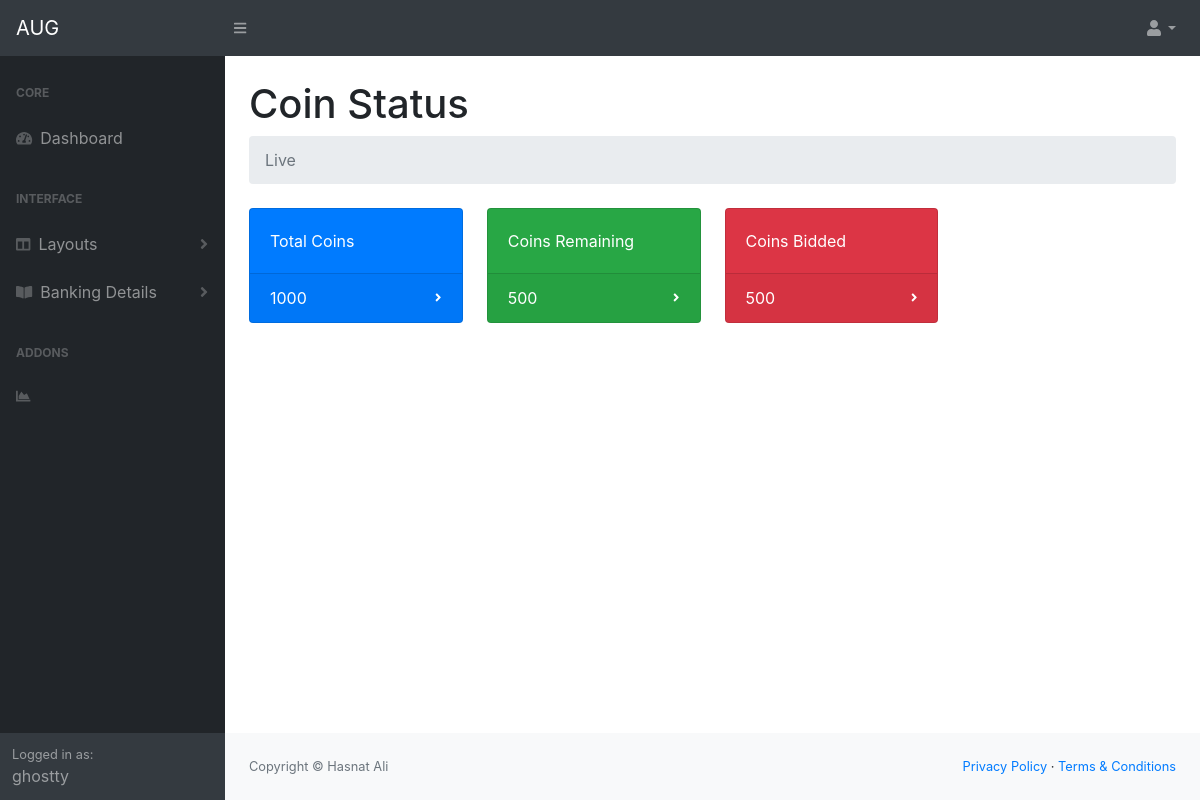
Page /CoinStatus/ (signed in) on the committed database.
### dashboard/models.py (models this page shows, shortened)
class Coins(models.Model):
    customer = models.ForeignKey(Customer, null=True, on_delete= models.SET_NULL)
    total = models.IntegerField(default=0)
    bided = models.IntegerField(default=0)
    remaining = models.IntegerField(default=0)
    date_created = models.DateTimeField(auto_now_add=True, null=True)

### dashboard/views.py (the view)
# urls.py: path('CoinStatus/', views.coinstatus, name="coin_status"),
def coinstatus(request):
    customer = request.user.customer
    coins = customer.coins_set.all()
    bids = customer.bids_set.all()
    totalbids = bids.count()
    context = {
        'customer': customer,
        'coins':  coins,
        'bids': bids,
    }
    return render(request, 'dashboard/dist/CoinStatus.html', context)

### dashboard/templates/dashboard/dist/CoinStatus.html (shortened to what this page needs)
<!DOCTYPE html>
{% load static %}
<html lang="en">
    <head>
        <link href="{%static 'css/styles.css' %}" rel="stylesheet" />
        <link href="https://cdn.datatables.net/1.10.20/css/dataTables.bootstrap4.min.css" rel="stylesheet" />
    </head>
    <body class="sb-nav-fixed">
        <nav class="sb-topnav navbar navbar-expand navbar-dark bg-dark">
            <a class="navbar-brand" href="index.html">AUG</a>
            <button class="btn btn-link btn-sm order-1 order-lg-0" id="sidebarToggle" href="#"><i class="fas fa-bars"></i></button>
            <ul class="navbar-nav ml-auto ml-md-0">
                <li class="nav-item dropdown">
                    <a class="nav-link dropdown-toggle" id="userDropdown" href="#" role="button" data-toggle="dropdown" aria-haspopup="true" aria-expanded="false"><i class="fas fa-user fa-fw"></i></a>
                </li>
            </ul>
        </nav>
        <div id="layoutSidenav">
            <div id="layoutSidenav_nav">
                <nav class="sb-sidenav accordion sb-sidenav-dark" id="sidenavAccordion">
                    <div class="sb-sidenav-menu">
                        <div class="nav">
                            <div class="sb-sidenav-menu-heading">Core</div>
                            <a class="nav-link" href="{% url 'dashboard' %}">
                                <div class="sb-nav-link-icon"><i class="fas fa-tachometer-alt"></i></div>
                                Dashboard
                            </a>
                            <div class="sb-sidenav-menu-heading">Interface</div>
                            <a class="nav-link collapsed" href="#" data-toggle="collapse" data-target="#collapseLayouts" aria-expanded="false" aria-controls="collapseLayouts">
                                <div class="sb-nav-link-icon"><i class="fas fa-columns"></i></div>
                                Layouts
                                <div class="sb-sidenav-collapse-arrow"><i class="fas fa-angle-down"></i></div>
                            </a>
                            <a class="nav-link collapsed" href="#" data-toggle="collapse" data-target="#collapsePages" aria-expanded="false" aria-controls="collapsePages">
                                <div class="sb-nav-link-icon"><i class="fas fa-book-open"></i></div>
                               Banking Details
                                <div class="sb-sidenav-collapse-arrow"><i class="fas fa-angle-down"></i></div>
                            </a>
                            <div class="sb-sidenav-menu-heading">Addons</div>
                            <a class="nav-link" href="{% url 'logout' %}">
                                <div class="sb-nav-link-icon"><i class="fas fa-chart-area"></i></div>
                            </a>
                        </div>
                    </div>
                    <div class="sb-sidenav-footer">
                        <div class="small">Logged in as:</div>
                        {{request.user}}
                    </div>
                </nav>
            </div>
            <div id="layoutSidenav_content">
                <main>
                    <div class="container-fluid">
                        <h1 class="mt-4">Coin Status</h1>
                        <ol class="breadcrumb mb-4">
                            <li class="breadcrumb-item active">Live</li>
                        </ol>
                        <div class="row">
                            {% for coin in coins %}
                                <div class="col-xl-3 col-md-6">
                                    <div class="card bg-primary text-white mb-4">
                                        <div class="card-body">Total Coins</div>
                                        <div class="card-footer d-flex align-items-center justify-content-between">
                                        {{coin.total}}
                                            <div class="small text-white"><i class="fas fa-angle-right"></i></div>
                                        </div>
                                    </div>
                                </div>
                                <div class="col-xl-3 col-md-6">
                                    <div class="card bg-success text-white mb-4">
                                        <div class="card-body">Coins Remaining</div>
                                        <div class="card-footer d-flex align-items-center justify-content-between">
                                        {{coin.remaining}}
                                            <div class="small text-white"><i class="fas fa-angle-right"></i></div>
                                        </div>
                                    </div>
                                </div>
                                <div class="col-xl-3 col-md-6">
                                    <div class="card bg-danger text-white mb-4">
                                        <div class="card-body">Coins Bidded</div>
                                        <div class="card-footer d-flex align-items-center justify-content-between">
                                        {{coin.bided}}
                                            <div class="small text-white"><i class="fas fa-angle-right"></i></div>
                                        </div>
                                    </div>
                                </div>
                            {% endfor %}
                        </div>
                </main>
                <footer class="py-4 bg-light mt-auto">
                    <div class="container-fluid">
                        <div class="d-flex align-items-center justify-content-between small">
                            <div class="text-muted">Copyright &copy; Hasnat Ali</div>
                            <div>
                                <a href="#">Privacy Policy</a>
                                &middot;
                                <a href="#">Terms &amp; Conditions</a>
                            </div>
                        </div>
                    </div>
                </footer>
            </div>
        </div>
    </body>
</html>

### rows in the picture
Coins: total "1000", remaining "500", bided "500"

### other values in the picture
{{ request.user }} "ghostty"
